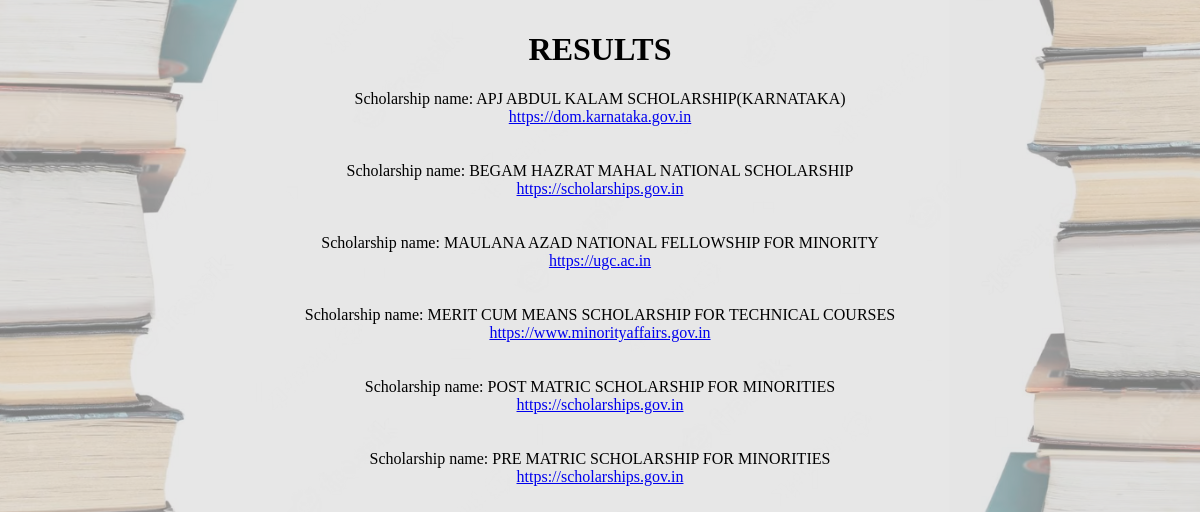
The app's page /final.php with its own data.
### tables this page shows
CREATE TABLE `db` (
  `id` int(4) NOT NULL,
  `name` text DEFAULT NULL,
  `age` int(3) DEFAULT NULL,
  `class` varchar(25) DEFAULT NULL,
  `gender` varchar(10) DEFAULT NULL,
  `religion` varchar(25) DEFAULT NULL,
  `caste` varchar(25) DEFAULT NULL,
  `state` varchar(25) DEFAULT NULL,
  `income` varchar(50) DEFAULT NULL,
  `pwd` varchar(25) DEFAULT NULL,
  `date` datetime NOT NULL DEFAULT current_timestamp()
);

CREATE TABLE `sheet` (
  `id` int(4) NOT NULL,
  `name` text DEFAULT NULL,
  `age` varchar(3) DEFAULT NULL,
  `class` varchar(25) DEFAULT NULL,
  `gender` varchar(10) DEFAULT NULL,
  `religion` varchar(25) DEFAULT NULL,
  `caste` varchar(25) DEFAULT NULL,
  `state` varchar(25) DEFAULT NULL,
  `income` varchar(50) DEFAULT NULL,
  `pwd` varchar(25) DEFAULT NULL,
  `LINK` varchar(225) NOT NULL
);

### final.php (the view, shortened to what this page needs)
<!DOCTYPE html>
<html lang="en">
<head>
<link rel="stylesheet" href="finaal.css">
</head>
<body>
<h1>RESULTS</h1>
<?php
$servername = "localhost";
$username = "root";
$password = "";
$dbname = "scholarship";
$conn = new mysqli($servername, $username, $password, $dbname);
$sql="SELECT * FROM db d JOIN sheet s ON (d.class = s.class AND d.gender = s.gender AND d.caste = s.caste OR d.pwd = s.pwd OR d.religion = s.religion OR d.state = s.state)
 WHERE d.id = (SELECT MAX(id) FROM db)GROUP BY s.name, s.link";
$result = $conn->query($sql);
if ($result->num_rows > 0) {
    while($row = $result->fetch_assoc()) {
        if($row["age"]>=18&&$row["income"]==1){
        $link=$row["LINK"];
        echo "Scholarship name: ".$row["name"];
         echo "<br><a href='$link'>$link</a><br><br><br>";
        }
      else if($row["age"]<18&&$row["income"]==1){
            $link=$row["LINK"];
            echo "Scholarship name: ".$row["name"];
             echo "<br><a href='$link'>$link</a><br><br><br>";
            }
            else if($row["age"]>=18&&$row["income"]==2){
                $link=$row["LINK"];
                echo "Scholarship name: ".$row["name"];
                 echo "<br><a href='$link'>$link</a><br><br><br>";
                }
              else if($row["age"]<18&&$row["income"]==2){
                    $link=$row["LINK"];
                    echo "Scholarship name: ".$row["name"];
                     echo "<br><a href='$link'>$link</a><br><br><br>";
                    } else if($row["age"]>=18&&$row["income"]==3){
                        $link=$row["LINK"];
                        echo "Scholarship name: ".$row["name"];
                         echo "<br><a href='$link'>$link</a><br><br><br>";
                        }
                      else if($row["age"]<18&&$row["income"]==3){
                            $link=$row["LINK"];
                            echo "Scholarship name: ".$row["name"];
                             echo "<br><a href='$link'>$link</a><br><br><br>";
                            } else if($row["age"]>=18&&$row["income"]==4){
                                $link=$row["LINK"];
                                echo "Scholarship name: ".$row["name"];
                                 echo "<br><a href='$link'>$link</a><br><br><br>";
                                }
                              else if($row["age"]<18&&$row["income"]==4){
                                    $link=$row["LINK"];
                                    echo "Scholarship name: ".$row["name"];
                                     echo "<br><a href='$link'>$link</a><br><br><br>";
                                    } else if($row["age"]>=18&&$row["income"]==5){
                                        $link=$row["LINK"];
                                        echo "Scholarship name: ".$row["name"];
                                         echo "<br><a href='$link'>$link</a><br><br><br>";
                                        }
                                      else if($row["age"]<18&&$row["income"]==5){
                                            $link=$row["LINK"];
                                            echo "Scholarship name: ".$row["name"];
                                             echo "<br><a href='$link'>$link</a><br><br><br>";
                                            } else if($row["age"]>=18&&$row["income"]==6){
                                                $link=$row["LINK"];
                                                echo "Scholarship name: ".$row["name"];
                                                 echo "<br><a href='$link'>$link</a><br><br><br>";
                                                }
                                              else if($row["age"]<18&&$row["income"]===6){
                                                    $link=$row["LINK"];
                                                    echo "Scholarship name: ".$row["name"];
                                                     echo "<br><a href='$link'>$link</a><br><br><br>";
                                                    }
                                                    else if($row["age"]>=18&&$row["income"]==7){
                                                        $link=$row["LINK"];
                                                        echo "Scholarship name: ".$row["name"];
                                                         echo "<br><a href='$link'>$link</a><br><br><br>";
                                                        }
                                                      else if($row["age"]<18&&$row["income"]==7){
                                                            $link=$row["LINK"];
                                                            echo "Scholarship name: ".$row["name"];
                                                             echo "<br><a href='$link'>$link</a><br><br><br>";
                                                            } else if($row["age"]>=18&&$row["income"]==8){
                                                                $link=$row["LINK"];
                                                                echo "Scholarship name: ".$row["name"];
                                                                 echo "<br><a href='$link'>$link</a><br><br><br>";
                                                                }
                                                              else if($row["age"]<18&&$row["income"]==8){
                                                                    $link=$row["LINK"];
                                                                    echo "Scholarship name: ".$row["name"];
                                                                     echo "<br><a href='$link'>$link</a><br><br><br>";
                                                                    } else if($row["age"]>=18&&$row["income"]==9){
                                                                        $link=$row["LINK"];
                                                                        echo "Scholarship name: ".$row["name"];
                                                                         echo "<br><a href='$link'>$link</a><br><br><br>";
                                                                        }
                                                                      else if($row["age"]<18&&$row["income"]==9){
                                                                            $link=$row["LINK"];
                                                                            echo "Scholarship name: ".$row["name"];
                                                                             echo "<br><a href='$link'>$link</a><br><br><br>";
                                                                            }
    }
} else {
    echo "0 results";
}
?>
</body>
</html>

### finaal.css (style rules this page uses)
body { background-color:rgb(255, 255, 255); font-family: "gabriel",cursive; text-align: center; background:linear-gradient(to right top,rgb(190, 246, 190),white); background-image: url("final.png"); background-size: 100%; background-repeat: repeat; padding: 2px; margin: none; }
h1 { text-align: center; }

### records on screen
db: sheet.name "APJ ABDUL KALAM SCHOLARSHIP(KARNATAKA)", sheet.LINK "https://dom.karnataka.gov.in", sheet.name "BEGAM HAZRAT MAHAL NATIONAL SCHOLARSHIP", sheet.LINK "https://scholarships.gov.in", sheet.name "MAULANA AZAD NATIONAL FELLOWSHIP FOR MINORITY", sheet.LINK "https://ugc.ac.in", sheet.name "MERIT CUM MEANS SCHOLARSHIP FOR TECHNICAL COURSES", sheet.LINK "https://www.minorityaffairs.gov.in", sheet.name "POST MATRIC SCHOLARSHIP FOR MINORITIES", sheet.name "PRE MATRIC SCHOLARSHIP FOR MINORITIES"
